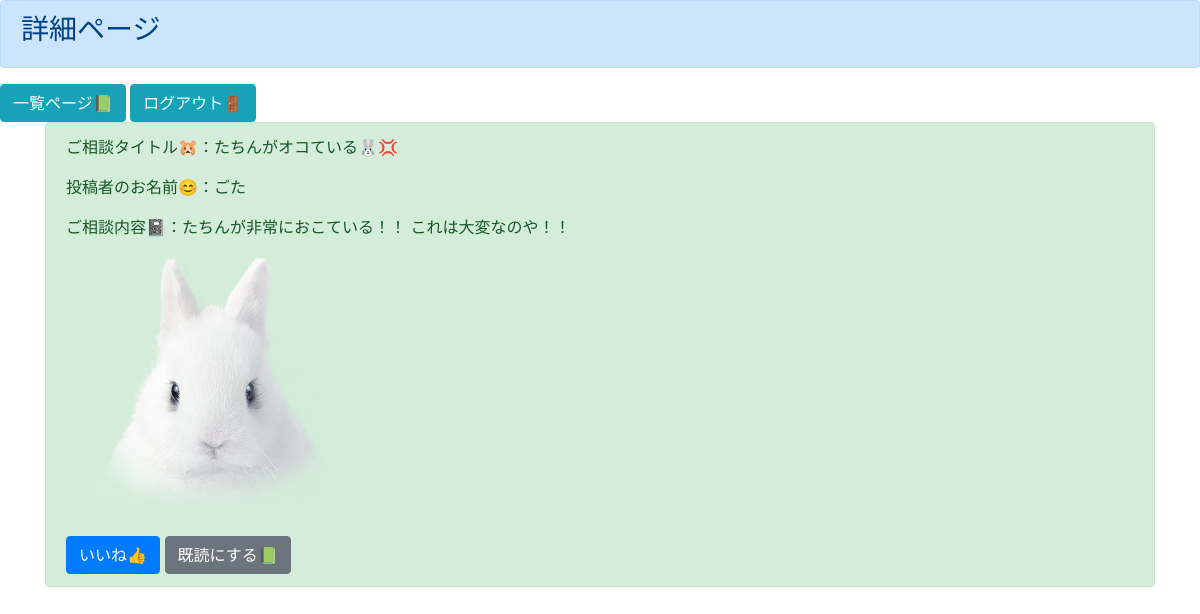
The app's page /detail/2 (signed in), older data.
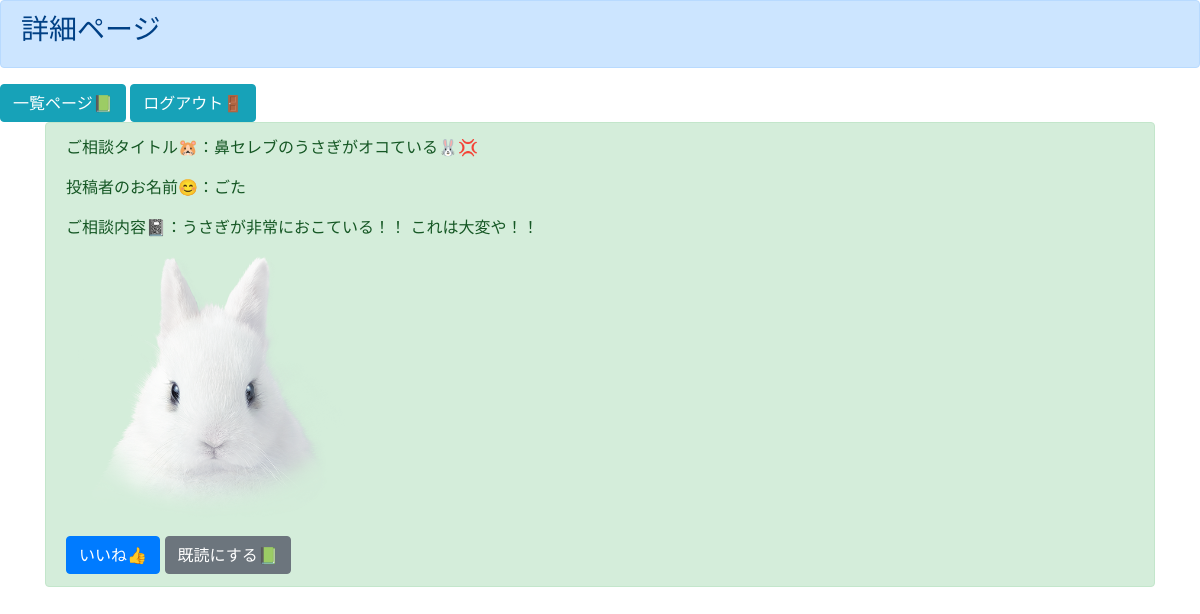
The same page, newer data.
### boardapp/models.py (models this page shows)
class BoardModel(models.Model):
    title = models.CharField(max_length=100)
    content = models.TextField()
    author = models.CharField(max_length=100)
    snsimage = models.ImageField(null=True,blank=True, upload_to='',default=None)
    good = models.IntegerField(null=True,blank=True, default=0)
    read = models.IntegerField(null=True,blank=True, default=1)
    readtext = models.TextField(null=True,blank=True, default='a')

### boardapp/views.py (the view)
# urls.py: path('detail/<int:pk>', detailfunc, name='detail'),
def detailfunc(request, pk):
    object = get_object_or_404(BoardModel, pk=pk)
    return render(request, 'detail.html', {'object':object})

### templates/detail.html
{% extends 'base.html' %}
{% block header %}
<div class="alert alert-primary" role="alert">
    <h3>詳細ページ</h3>
</div>
<a href="{% url 'list' %}" class="btn btn-info" role="button" aria-pressed="true">一覧ページ📗</a>
<a href="{% url 'logout' %}" class="btn btn-info" role="button" aria-pressed="true">ログアウト🚪</a>
{% endblock header %}
{% block content %}
{% if user.is_authenticated %}
<div class="container">
    <div class="alert alert-success" role="alert">
        <p>ご相談タイトル🐹：{{object.title}}</p>
        <p>投稿者のお名前😊：{{object.author}}</p>
        <p>ご相談内容📓：{{object.content}}</p>
        <p><img src="{{ object.snsimage.url }}" width="300"></p>
        <a href="{% url 'good' object.pk%}" class="btn btn-primary" role="button" aria-pressed="true">いいね👍</a>
        <a href="{% url 'read' object.pk%}" class="btn btn-secondary" role="button" aria-pressed="true">既読にする📗</a>
    </div>
</div>
{% else %}
You are not logged in yet! Please login first!
{% endif %}
{% endblock content %}

### templates/base.html (shortened to what this page needs)
<!doctype html>
<html lang="en">
  <head>
    <link rel="stylesheet" href="https://cdn.jsdelivr.net/npm/bootstrap@4.5.3/dist/css/bootstrap.min.css">
  </head>
    {% block header %}
    {% endblock header %}
    {% block content %}
    {% endblock content %}
</html>

Row changes from the older to the newer data that the page shows:
changed BoardModel "ごた": title "たちんがオコている🐰💢" → "鼻セレブのうさぎがオコている🐰💢"; content "たちんが非常におこている！！ これは大変なのや！！" → "うさぎが非常におこている！！ これは大変や！！"
